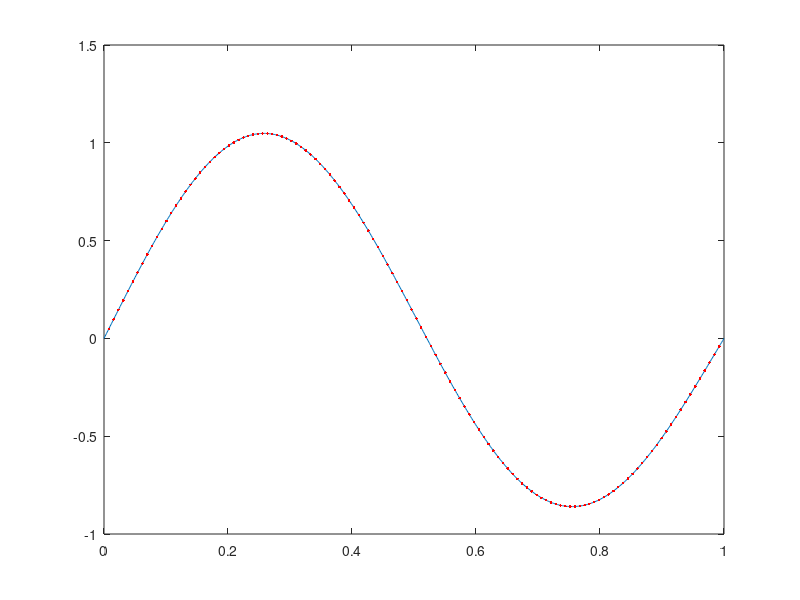

MATLAB code for this plot: (Note: this script raises an error after producing the figure.)
% hat demo

N = 128;
h = 1/(N+1);
x = [1:N]*h;

f = @(x) x.^2.*(1-x) + sin(2*pi*x);

c = f(x);


xx = linspace(0,1,500)';     % finely spaced points between 0 and 1.

plot(xx,f(xx),'-')
hold on;plot(x,c,'r.')


% plot the approximation solution
fN = zeros(size(xx));
for j=1:N
    fN = fN + c(j)*hat(xx,j,N);
end

plot(xx,fN,'r-')
